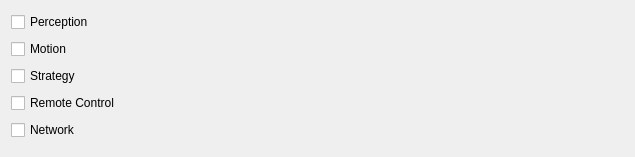
                   <widget class="QWidget" name="scrollAreaWidgetContents">
                    <property name="geometry">
                     <rect>
                      <x>0</x>
                      <y>0</y>
                      <width>635</width>
                      <height>157</height>
                     </rect>
                    </property>
                    <layout class="QVBoxLayout" name="verticalLayout_3">
                     <item>
                      <widget class="QCheckBox" name="chkPerception">
                       <property name="text">
                        <string>Perception</string>
                       </property>
                      </widget>
                     </item>
                     <item>
                      <widget class="QCheckBox" name="chkMotion">
                       <property name="palette">
                        <palette>
                         <active>
                          <colorrole role="ButtonText">
                           <brush brushstyle="SolidPattern">
                            <color alpha="255">
                             <red>50</red>
                             <green>50</green>
                             <blue>50</blue>
                            </color>
                           </brush>
                          </colorrole>
                         </active>
                         <inactive>
                          <colorrole role="ButtonText">
                           <brush brushstyle="SolidPattern">
                            <color alpha="255">
                             <red>50</red>
                             <green>50</green>
                             <blue>50</blue>
                            </color>
                           </brush>
                          </colorrole>
                         </inactive>
                         <disabled>
                          <colorrole role="ButtonText">
                           <brush brushstyle="SolidPattern">
                            <color alpha="255">
                             <red>159</red>
                             <green>158</green>
                             <blue>158</blue>
                            </color>
                           </brush>
                          </colorrole>
                         </disabled>
                        </palette>
                       </property>
                       <property name="text">
                        <string>Motion</string>
                       </property>
                      </widget>
                     </item>
                     <item>
                      <widget class="QCheckBox" name="chkStrategy">
                       <property name="text">
                        <string>Strategy</string>
                       </property>
                      </widget>
                     </item>
                     <item>
                      <widget class="QCheckBox" name="chkRemoteControl">
                       <property name="text">
                        <string>Remote Control</string>
                       </property>
                      </widget>
                     </item>
                     <item>
                      <widget class="QCheckBox" name="chkNetwork">
                       <property name="text">
                        <string>Network</string>
                       </property>
                      </widget>
                     </item>
                    </layout>
                   </widget>
